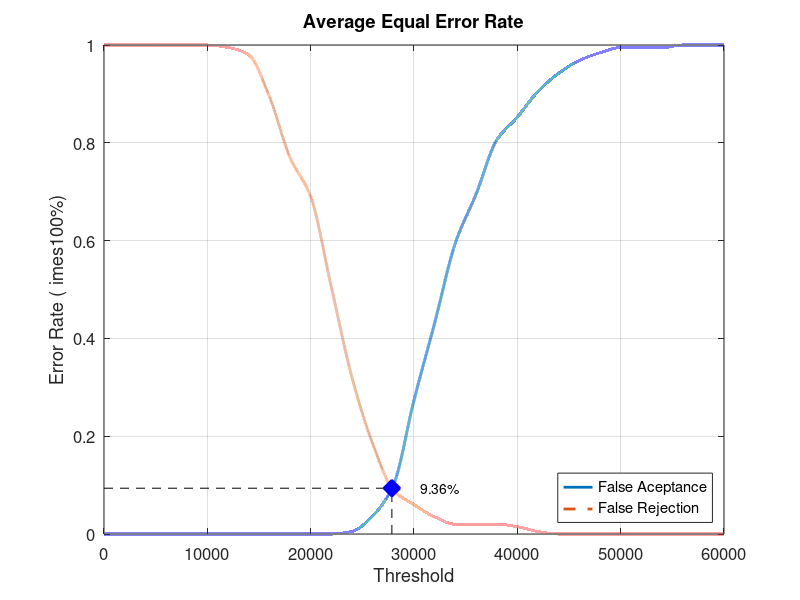
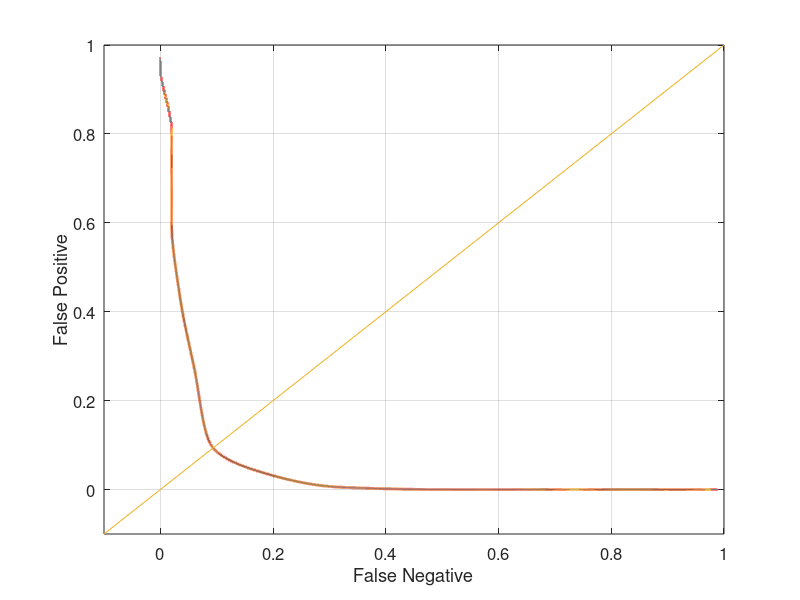

Source code (MATLAB) for these figures, in order:
close all;
clear;
clc;
x = 0:2000:60000;
xq = 0:0.5:60000;

y0 = [0 0 0 0 0 0 0 0 0 0 0 0 0.00526316 0.0368421 0.1 0.273684 0.431579 0.594737 0.694737 0.805263 0.852632 0.905263 0.942105 0.968421 0.984211 0.994737 0.994737 0.994737 1 1 1]
yy0 = interp1(x, y0, xq, 'pchip');
y1 = [1 1 1 1 1 1 0.995 0.98 0.895 0.77 0.69 0.505 0.32 0.185 0.09 0.06 0.035 0.02 0.02 0.02 0.015 0.005 0 0 0 0 0 0 0 0 0]
yy1 = interp1(x, y1, xq, 'pchip');

% Calculating EER: 
y2 = abs(y0 - y1);
find(y2 == min(y2))
yy2 = abs(yy0 - yy1);
xEER = find(yy2 == min(yy2));
xEERIndex = xq(xEER) % X-axis EER
yEER = yy0(xEER) % Y-axis EER

main = figure
plot(xq, yy0,'-','LineWidth', 2);	hold on
plot(xq, yy1,'--','LineWidth', 2);	hold on
plot([xEERIndex xEERIndex], [0 yEER], 'k--');	hold on
plot([0 xEERIndex], [yEER yEER], 'k--');	hold on
plot(xEERIndex, yEER, 'bx', 'LineWidth', 10);	hold on
text(xEERIndex + 10 * xEERIndex / 100, yEER, [num2str(round((10000 * yEER)) / 100) '%'])
legend('False Aceptance', 'False Rejection', 'Location', 'SouthEast')
xlabel('Threshold')
ylabel('Error Rate (	imes100%)')
title('Average Equal Error Rate')
set(gca, 'FontSize', 12)
axis([0 60000 0 1])
grid on

print(main, 'Database2_3Main', '-dpng');
FNRxFPR = figure('Color', [1 1 1]);
plot(yy1, yy0, '-', yy1, yy0, 'LineWidth', 2);
hold on
y = -0.1:0.1:1
plot(y, y); 
set(gca, 'FontSize', 12)
xlabel('False Negative')
ylabel('False Positive')
axis([-0.1 1 -0.1 1])
set(gca, 'FontSize', 12)
grid on

print(FNRxFPR, 'Database2_3FNRxFPR','-dpng');
